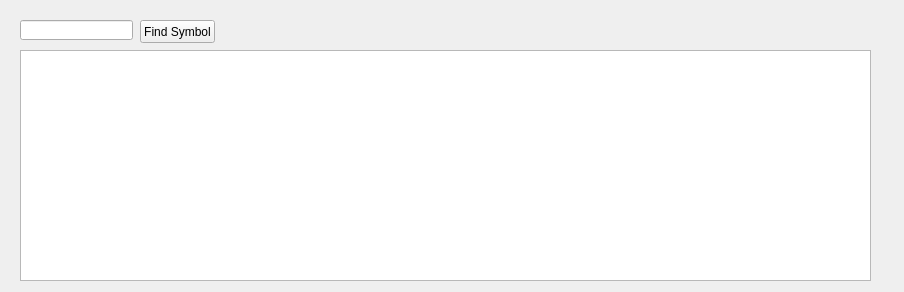
<?xml version="1.0" encoding="UTF-8"?>
<ui version="4.0">
 <class>OptionFeeds</class>
 <widget class="QWidget" name="OptionFeeds">
  <property name="geometry">
   <rect>
    <x>0</x>
    <y>0</y>
    <width>904</width>
    <height>292</height>
   </rect>
  </property>
  <property name="windowTitle">
   <string>OptionFeeds</string>
  </property>
  <widget class="QTableView" name="tableViewOptions">
   <property name="geometry">
    <rect>
     <x>20</x>
     <y>50</y>
     <width>851</width>
     <height>231</height>
    </rect>
   </property>
  </widget>
  <widget class="QPushButton" name="cmdFindSymbol">
   <property name="geometry">
    <rect>
     <x>140</x>
     <y>20</y>
     <width>75</width>
     <height>23</height>
    </rect>
   </property>
   <property name="text">
    <string>Find Symbol</string>
   </property>
  </widget>
  <widget class="QLineEdit" name="lineEditSymbolName">
   <property name="geometry">
    <rect>
     <x>20</x>
     <y>20</y>
     <width>113</width>
     <height>20</height>
    </rect>
   </property>
  </widget>
  <widget class="QListWidget" name="listConsoleMsg">
   <property name="geometry">
    <rect>
     <x>20</x>
     <y>310</y>
     <width>851</width>
     <height>351</height>
    </rect>
   </property>
   <property name="alternatingRowColors">
    <bool>true</bool>
   </property>
  </widget>
  <widget class="QLabel" name="label">
   <property name="geometry">
    <rect>
     <x>20</x>
     <y>290</y>
     <width>91</width>
     <height>16</height>
    </rect>
   </property>
   <property name="text">
    <string>Console Messages:</string>
   </property>
  </widget>
 </widget>
 <layoutdefault spacing="6" margin="11"/>
 <resources/>
 <connections/>
</ui>
